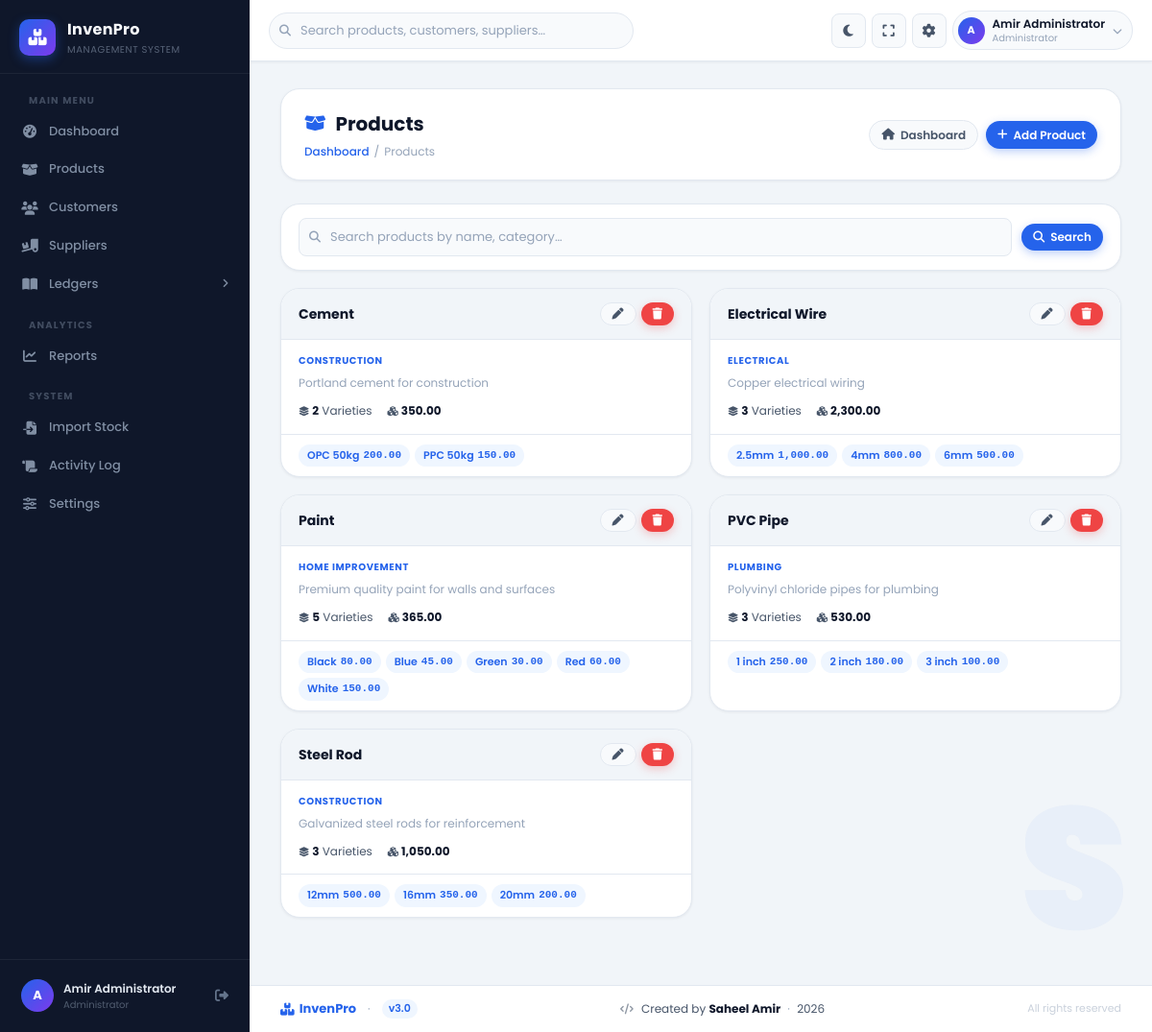
The page /products/index.php (signed in) on the database its author committed.
### tables this page shows
CREATE TABLE products (
    id INT PRIMARY KEY AUTO_INCREMENT,
    name VARCHAR(255) NOT NULL,
    description TEXT DEFAULT '',
    category VARCHAR(100) DEFAULT '',
    unit VARCHAR(50) DEFAULT 'pcs',
    created_at DATETIME DEFAULT CURRENT_TIMESTAMP,
    updated_at DATETIME DEFAULT CURRENT_TIMESTAMP ON UPDATE CURRENT_TIMESTAMP,
    created_by INT DEFAULT NULL,
    FOREIGN KEY (created_by) REFERENCES users(id) ON DELETE SET NULL,
    INDEX idx_product_category (category)
);

CREATE TABLE product_varieties (
    id INT PRIMARY KEY AUTO_INCREMENT,
    product_id INT NOT NULL,
    name VARCHAR(255) NOT NULL,
    current_stock DECIMAL(15,3) DEFAULT 0.000,
    created_at DATETIME DEFAULT CURRENT_TIMESTAMP,
    updated_at DATETIME DEFAULT CURRENT_TIMESTAMP ON UPDATE CURRENT_TIMESTAMP,
    FOREIGN KEY (product_id) REFERENCES products(id) ON DELETE CASCADE,
    UNIQUE KEY uniq_product_variety (product_id, name),
    INDEX idx_variety_product (product_id)
);

### includes/functions.php (called while the page is built, shortened)
<?php
function get_setting($key, $default = '') {
    static $settings = null;
    if ($settings === null) {
        $db = getDB();
        $result = $db->query("SELECT setting_key, setting_value FROM settings");
        $settings = [];
        while ($row = $result->fetch_assoc()) {
            $settings[$row['setting_key']] = $row['setting_value'];
        }
    }
    return $settings[$key] ?? $default;
}

### products/index.php (the view, shortened to what this page needs)
<?php
require_once __DIR__.'/../includes/functions.php';
$action=$_GET['action']??'index';
if($action==='add')    { if($_SERVER['REQUEST_METHOD']==='POST') add_product();    else show_form(); }
elseif($action==='edit')  { if($_SERVER['REQUEST_METHOD']==='POST') edit_product();   else show_edit_form(); }
elseif($action==='view')    show_view();
elseif($action==='delete')  delete_product();
else index_page();
function index_page(){
  $db=getDB(); $search=$_GET['search']??'';
  $page=max(1,(int)($_GET['page']??1));
  $lim=(int)(get_setting('rows_per_page')?:25); $off=($page-1)*$lim;
  $where=''; $bp=[]; $bt='';
  $sql="SELECT p.id,p.name,p.description,p.category,p.unit,COALESCE(v.vc,0) vc,COALESCE(v.ts,0) ts FROM products p LEFT JOIN (SELECT product_id,COUNT(*) vc,SUM(current_stock) ts FROM product_varieties GROUP BY product_id) v ON v.product_id=p.id $where ORDER BY p.name ASC LIMIT ? OFFSET ?";
  $lp=$bp; $lt=$bt.'ii'; $lp[]=$lim; $lp[]=$off;
  $ps=$db->prepare($sql); $ps->bind_param($lt,...$lp); $ps->execute();
  $products=$ps->get_result()->fetch_all(MYSQLI_ASSOC); $ps->close();
  require __DIR__.'/../includes/header.php';
?>
<div class="main-content">
  <div class="page-header">
    <div class="page-header-left">
      <h1><i class="fa-solid fa-box-open"></i> Products</h1>
      <div class="breadcrumb"><a href="<?php echo APP_URL; ?>/dashboard.php">Dashboard</a><span class="sep">/</span><span>Products</span></div>
    </div>
    <div class="header-actions">
      <a href="<?php echo APP_URL; ?>/dashboard.php" class="btn btn-secondary btn-sm"><i class="fa-solid fa-house"></i> Dashboard</a>
      <a href="?action=add" class="btn btn-primary btn-sm"><i class="fa-solid fa-plus"></i> Add Product</a>
    </div>
  </div>
  <div class="card" style="margin-bottom:18px;padding:14px 18px;">
    <form method="GET" style="display:flex;gap:10px;align-items:center;flex-wrap:wrap;">
      <div class="autocomplete page-autocomplete" data-search-type="product" style="flex:1;min-width:220px;position:relative;">
        <div class="input-wrap"><i class="fi fa-solid fa-magnifying-glass"></i>
        <input type="text" name="search" class="form-control" placeholder="Search products by name, category…" value="<?php echo htmlspecialchars($search); ?>" autocomplete="off"></div>
      </div>
      <button type="submit" class="btn btn-primary btn-sm"><i class="fa-solid fa-search"></i> Search</button>
    </form>
  </div>
  <?php if(empty($products)): ?>
  <div class="empty-state">
    <div class="empty-state-icon"><i class="fa-solid fa-box-open"></i></div>
    <div class="empty-state-title">No Products Found</div>
    <div class="empty-state-sub"><?php echo $search?'No results for "'.htmlspecialchars($search).'".':'Add your first product to get started.'; ?></div>
    <a href="?action=add" class="btn btn-primary"><i class="fa-solid fa-plus"></i> Add Product</a>
  </div>
  <?php else: ?>
  <div class="products-grid">
    <?php foreach($products as $p): ?>
    <div class="product-card">
      <a class="product-card-link" href="?action=view&id=<?php echo $p['id']; ?>"></a>
      <div class="product-header">
        <h3><?php echo htmlspecialchars($p['name']); ?></h3>
        <div class="product-actions">
          <a href="?action=edit&id=<?php echo $p['id']; ?>" class="btn btn-secondary btn-sm" title="Edit"><i class="fa-solid fa-pen"></i></a>
          <a href="?action=delete&id=<?php echo $p['id']; ?>" class="btn btn-danger btn-sm" title="Delete"
             onclick="return confirmDelete(this.href,'Delete product: <?php echo addslashes(htmlspecialchars($p['name'])); ?>?');return false;"><i class="fa-solid fa-trash"></i></a>
        </div>
      </div>
      <div class="product-info">
        <div class="product-category"><?php echo htmlspecialchars($p['category']?:'Uncategorized'); ?></div>
        <div class="product-desc"><?php echo htmlspecialchars($p['description']?:'No description'); ?></div>
        <div class="product-stats">
          <span class="ps"><i class="fa-solid fa-layer-group" style="font-size:10px;margin-right:3px;"></i><strong><?php echo $p['vc']; ?></strong> Varieties</span>
          <span class="ps"><i class="fa-solid fa-cubes" style="font-size:10px;margin-right:3px;"></i><strong><?php echo number_format($p['ts'],2); ?></strong></span>
        </div>
      </div>
      <?php
      $db2=getDB();
      $vs=$db2->prepare("SELECT id,name,current_stock FROM product_varieties WHERE product_id=? ORDER BY name ASC LIMIT 8");
      $vs->bind_param('i',$p['id']); $vs->execute();
      $vars=$vs->get_result()->fetch_all(MYSQLI_ASSOC); $vs->close(); $db2->close();
      ?>
      <div class="product-varieties">
        <?php foreach($vars as $v): ?>
        <a href="<?php echo APP_URL; ?>/ledger/index.php?variety_id=<?php echo $v['id']; ?>" class="variety-chip">
          <?php echo htmlspecialchars($v['name']); ?>
          <span class="variety-stock"><?php echo number_format($v['current_stock'],2); ?></span>
        </a>
        <?php endforeach; ?>
      </div>
    </div>
    <?php endforeach; ?>
  </div>
  <?php endif; ?>
</div>
<?php require __DIR__.'/../includes/footer.php'; }
?>

### rows shown on the page
products: name "Cement", category "CONSTRUCTION", description "Portland cement for construction", vc "2", ts "350.00"
product_varieties: name "OPC 50kg", current_stock "200.00"
product_varieties: name "PPC 50kg", current_stock "150.00"
products: name "Electrical Wire", category "ELECTRICAL", description "Copper electrical wiring", vc "3", ts "2,300.00"
product_varieties: name "2.5mm", current_stock "1,000.00"
product_varieties: name "4mm", current_stock "800.00"
product_varieties: name "6mm", current_stock "500.00"
products: name "Paint", category "HOME IMPROVEMENT", description "Premium quality paint for walls and surfaces", vc "5", ts "365.00"
product_varieties: name "Black", current_stock "80.00"
product_varieties: name "Blue", current_stock "45.00"
product_varieties: name "Green", current_stock "30.00"
product_varieties: name "Red", current_stock "60.00"
product_varieties: name "White", current_stock "150.00"
products: name "PVC Pipe", category "PLUMBING", description "Polyvinyl chloride pipes for plumbing", vc "3", ts "530.00"
product_varieties: name "1 inch", current_stock "250.00"
product_varieties: name "2 inch", current_stock "180.00"
product_varieties: name "3 inch", current_stock "100.00"
products: name "Steel Rod", category "CONSTRUCTION", description "Galvanized steel rods for reinforcement", vc "3", ts "1,050.00"
product_varieties: name "12mm", current_stock "500.00"
product_varieties: name "16mm", current_stock "350.00"
product_varieties: name "20mm", current_stock "200.00"

### other values the page prints
substr($_SESSION['full_name']??'U',0,1) "A"
$_SESSION['full_name'] "Amir Administrator"
